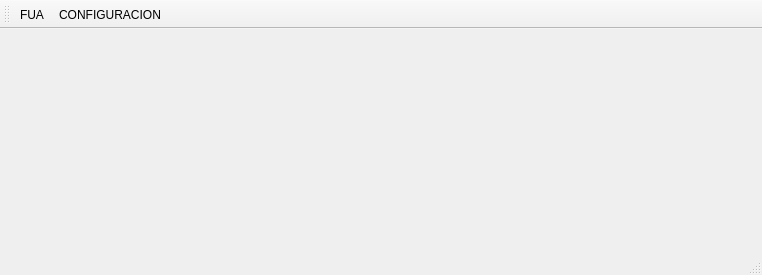
<?xml version="1.0" encoding="UTF-8"?>
<ui version="4.0">
 <class>MainWindow</class>
 <widget class="QMainWindow" name="MainWindow">
  <property name="geometry">
   <rect>
    <x>0</x>
    <y>0</y>
    <width>762</width>
    <height>275</height>
   </rect>
  </property>
  <property name="windowTitle">
   <string>Impresión de FUAs</string>
  </property>
  <property name="windowIcon">
   <iconset resource="resource.qrc">
    <normaloff>:/Icons/1329798428_PatientData.png</normaloff>:/Icons/1329798428_PatientData.png</iconset>
  </property>
  <widget class="QWidget" name="centralWidget"/>
  <widget class="QMenuBar" name="menuBar">
   <property name="geometry">
    <rect>
     <x>0</x>
     <y>0</y>
     <width>762</width>
     <height>21</height>
    </rect>
   </property>
  </widget>
  <widget class="QToolBar" name="mainToolBar">
   <property name="iconSize">
    <size>
     <width>30</width>
     <height>30</height>
    </size>
   </property>
   <attribute name="toolBarArea">
    <enum>TopToolBarArea</enum>
   </attribute>
   <attribute name="toolBarBreak">
    <bool>false</bool>
   </attribute>
   <addaction name="actionFUA"/>
   <addaction name="actionCONFIGURACION"/>
  </widget>
  <widget class="QStatusBar" name="statusBar"/>
  <action name="actionFUA">
   <property name="icon">
    <iconset resource="resource.qrc">
     <normaloff>:/Icons/add-group.png</normaloff>:/Icons/add-group.png</iconset>
   </property>
   <property name="text">
    <string>FUA</string>
   </property>
  </action>
  <action name="actionCONFIGURACION">
   <property name="checkable">
    <bool>false</bool>
   </property>
   <property name="icon">
    <iconset resource="resource.qrc">
     <normaloff>:/Icons/1349716377_monotone_cog_settings_gear.png</normaloff>:/Icons/1349716377_monotone_cog_settings_gear.png</iconset>
   </property>
   <property name="text">
    <string>CONFIGURACION</string>
   </property>
  </action>
 </widget>
 <layoutdefault spacing="6" margin="11"/>
 <resources>
  <include location="resource.qrc"/>
 </resources>
 <connections/>
</ui>
